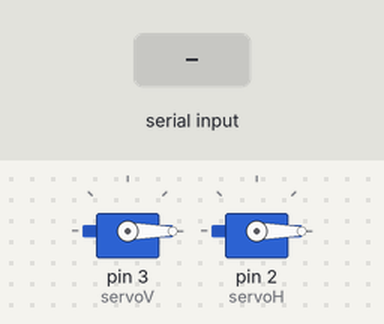
The sketch below on a simulated Arduino Uno, built with avr-gcc and run on an emulated ATmega328P. Parts: 2 × servo. The inputs (shaded band) are chosen by the test bench.

Above: at 1.2 s.
1.3 s: "90,45\n" received over Serial
At 2.1 s:
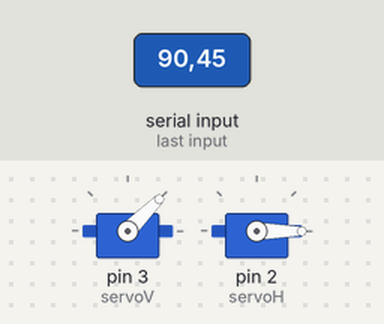
3.8 s: "30,150\n" received over Serial
At 4.2 s:
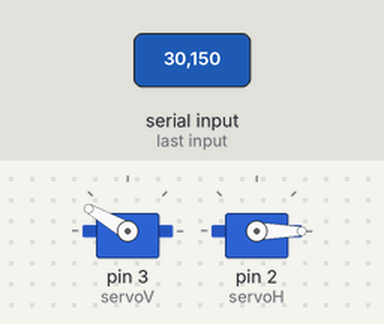
6.3 s: "200\n" received over Serial
At 7.0 s:
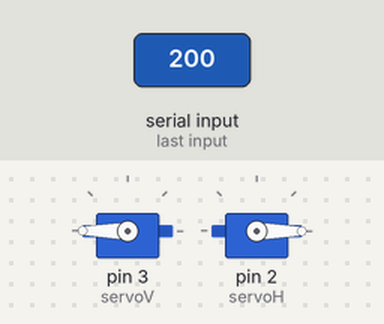
Timing chart, 0 to 9.3 s (numbered marks = the images above; inputs shaded):
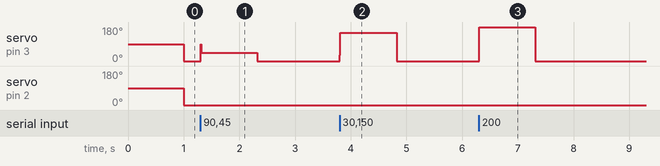

Measured:
- after the input at 1.3 s, servo on pin 3 (servoV): 0° → 45° at once, → 0° 1.0 s later
- after the input at 3.8 s, servo on pin 3 (servoV): 0° → 150° at once, → 0° 1.0 s later
- after the input at 6.3 s, servo on pin 3 (servoV): 0° → 180° at once, → 0° 1.0 s later

The sketch:

ControlServo.ino
```cpp
#include <Servo.h>

Servo servoH;
Servo servoV;

int thetaH,thetaV;
int serialRead;
void setup() {
  // initialize serial communication at 9600 bits per second:
  Serial.begin(9600);


  servoV.attach(3);
  servoH.attach(2);


  thetaH=90;
  thetaV=90;
  servoH.write(thetaH);
  servoV.write(thetaV);
}

// the loop routine runs over and over again forever:
void loop() {
  serialRead=Serial.parseInt();
  thetaH=serialRead/1000;
  thetaV=serialRead-thetaH*1000;

  servoH.write(thetaH);
  servoV.write(thetaV);

  delay(10);
}
```
